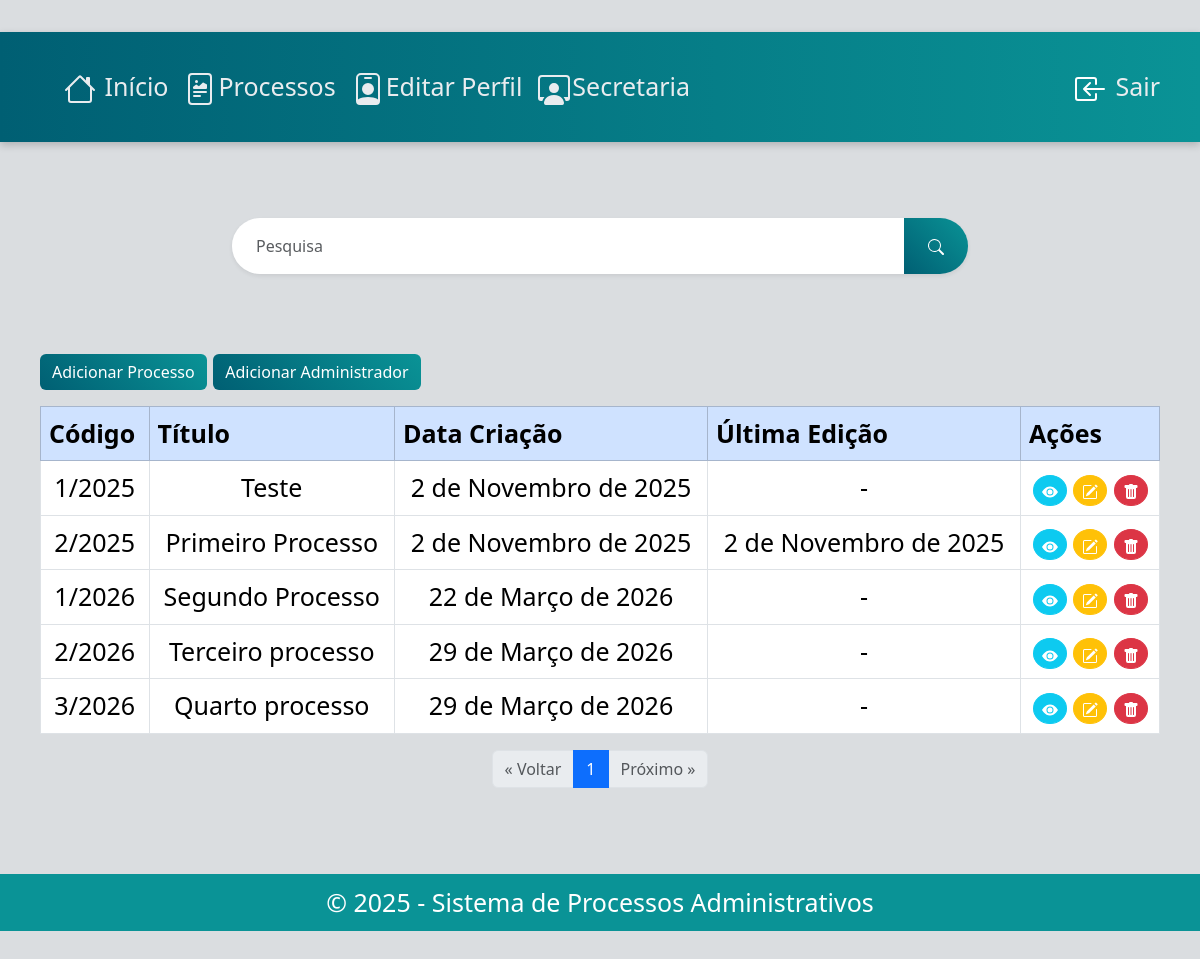
The app's page /processo/ (signed in) with its own data.
### processo/models.py (models this page shows, shortened)
class PessoaProcesso(models.Model):
    codigo = models.CharField(max_length=6)
    pessoa = models.ForeignKey(Pessoa, on_delete=models.CASCADE)
    processo = models.ForeignKey(Processo, on_delete=models.CASCADE)
    data_inicio = models.DateField(auto_now_add=True)
    data_termino = models.DateField(null=True)

class Processo(models.Model):
    titulo = models.CharField(max_length=100)
    data_criacao = models.DateField(auto_now_add=True)
    data_edicao = models.DateField(null=True, blank=True)
    descricao = models.TextField()

### processo/views.py (the view, shortened to what this page needs)
# urls.py: path('', views.listar_processos, name='lista_processos'),
@login_required
def listar_processos(request):
    processos_query = (
        PessoaProcesso.objects
        .values('processo')
        .annotate(ultimo_id=Max('id'))
    )
    ids = [p['ultimo_id'] for p in processos_query]
    processos = PessoaProcesso.objects.filter(id__in=ids)
    paginator = Paginator(processos, 10)
    page_number = request.GET.get('page')
    page_obj = paginator.get_page(page_number)
    return render(request, 'processo/lista_processos.html', {'page_obj': page_obj})

### processo/templates/processo/lista_processos.html (shortened to what this page needs)
{% extends "base.html" %}
{% load static %}
{% block content %}
        <div class="form-container">
            <form method="post">
                <div class="input-group mb-3 shadow-sm rounded-pill overflow-hidden">
                    <input type="text" class="form-control border-0 py-3 px-4" name="palavra" placeholder="Pesquisa" aria-label="Search term">
                    <button class="btn btn-primary px-4 search-btn" type="submit">
                        <img src="{% static "icons/search.svg" %}" class="bi bi-search animated-icon"></img>
                    </button>
                </div>
            </form>
        </div>
{% if user.is_authenticated %}
  {% if user.groups.all.0.name == "Funcionario" or user.groups.all.0.name == "Administrador" %}
    <a class="btn btn-primary mb-3" href="{% url 'adicionar_processo' %}">Adicionar Processo</a>
  {% endif %}
   {% if user.groups.all.0.name == "Administrador" %}
    <a class="btn btn-primary mb-3" href="{% url 'add_administrador' %}">Adicionar Administrador</a>
  {% endif %}
{% endif %}
<table class="table table-bordered">
    <thead class="table-primary">
        <tr>
            <th>Código</th>
            <th>Título</th>
            <th>Data Criação</th>
            <th>Última Edição</th>
            <th>Ações</th>
        </tr>
    </thead>
    <tbody>
        {% for processo in page_obj %}
          <td>{{ processo.codigo }}</td>
          <td>{{ processo.processo.titulo }}</td>
          <td>{{ processo.processo.data_criacao }}</td>
          <td>{{ processo.processo.data_edicao|default:"-" }}</td>
              <td>
                  {% if user.is_authenticated %}
                      {% if user.groups.all.0.name == "Funcionario"%}
                                  <a class="btn btn-info btn-sm redondo" href="{% url 'detalhe_processo' processo.processo.id %}">
                                      <svg xmlns="http://www.w3.org/2000/svg" width="16" height="16" fill="currentColor" class="bi bi-eye-fill" viewBox="0 0 16 16">
                                          <path d="M10.5 8a2.5 2.5 0 1 1-5 0 2.5 2.5 0 0 1 5 0"/>
                                          <path d="M0 8s3-5.5 8-5.5S16 8 16 8s-3 5.5-8 5.5S0 8 0 8m8 3.5a3.5 3.5 0 1 0 0-7 3.5 3.5 0 0 0 0 7"/>
                                      </svg>
                                  </a>
                                  <a class="btn btn-warning btn-sm redondo" href="{% url 'editar_processo' processo.processo.id %}">
                                      <svg xmlns="http://www.w3.org/2000/svg" width="16" height="16" fill="currentColor" class="bi bi-pencil-square" viewBox="0 0 16 16">
                                          <path d="M15.502 1.94a.5.5 0 0 1 0 .706L14.459 3.69l-2-2L13.502.646a.5.5 0 0 1 .707 0l1.293 1.293zm-1.75 2.456-2-2L4.939 9.21a.5.5 0 0 0-.121.196l-.805 2.414a.25.25 0 0 0 .316.316l2.414-.805a.5.5 0 0 0 .196-.12l6.813-6.814z"/>
                                          <path fill-rule="evenodd" d="M1 13.5A1.5 1.5 0 0 0 2.5 15h11a1.5 1.5 0 0 0 1.5-1.5v-6a.5.5 0 0 0-1 0v6a.5.5 0 0 1-.5.5h-11a.5.5 0 0 1-.5-.5v-11a.5.5 0 0 1 .5-.5H9a.5.5 0 0 0 0-1H2.5A1.5 1.5 0 0 0 1 2.5z"/>
                                      </svg>
                                  </a>
                                  {% elif user.groups.all.0.name == "Administrador" %}
                                  <a class="btn btn-info btn-sm redondo" href="{% url 'detalhe_processo' processo.processo.id %}">
                                      <svg xmlns="http://www.w3.org/2000/svg" width="16" height="16" fill="currentColor" class="bi bi-eye-fill" viewBox="0 0 16 16">
                                          <path d="M10.5 8a2.5 2.5 0 1 1-5 0 2.5 2.5 0 0 1 5 0"/>
                                          <path d="M0 8s3-5.5 8-5.5S16 8 16 8s-3 5.5-8 5.5S0 8 0 8m8 3.5a3.5 3.5 0 1 0 0-7 3.5 3.5 0 0 0 0 7"/>
                                      </svg>
                                  </a>
                                  <a class="btn btn-warning btn-sm redondo" href="{% url 'editar_processo' processo.processo.id %}">
                                  </a>
                                  <a class="btn btn-danger btn-sm redondo" href="{% url 'excluir_processo' processo.processo.id %}">
                                  </a>
                              {% endif %}
                      {% endif %}
              </td>
        {% endfor %}
    </tbody>
</table>
<nav aria-label="Page navigation">
  <ul class="pagination justify-content-center">
    {% if page_obj.has_previous %}
      <li class="page-item">
        <a class="page-link" href="?page={{ page_obj.previous_page_number }}" aria-label="Previous">
          &laquo; Voltar
        </a>
      </li>
    {% else %}
      <li class="page-item disabled">
        <span class="page-link">&laquo; Voltar</span>
      </li>
    {% endif %}
    {% for num in page_obj.paginator.page_range %}
      {% if page_obj.number == num %}
        <li class="page-item active"><span class="page-link">{{ num }}</span></li>
      {% elif num > page_obj.number|add:'-3' and num < page_obj.number|add:'3' %}
        <li class="page-item"><a class="page-link" href="?page={{ num }}">{{ num }}</a></li>
      {% endif %}
    {% endfor %}
    {% if page_obj.has_next %}
      <li class="page-item">
        <a class="page-link" href="?page={{ page_obj.next_page_number }}" aria-label="Next">
          Próximo &raquo;
        </a>
      </li>
    {% else %}
      <li class="page-item disabled">
        <span class="page-link">Próximo &raquo;</span>
      </li>
    {% endif %}
  </ul>
</nav>
{% endblock %}

### processo/static/processo/style.css (style rules this page uses)
body { background-color: #f8f9fa; padding: 2rem 0; font-size: 25px; }
.form-container { max-width: 800px; margin: 0 auto; padding: 2rem; border-radius: 10px; margin-bottom: 2rem; }
.search-btn { transition: all 0.3s; }
.animated-icon { transition: all 0.3s; }
.search-btn img { filter: invert(1); }
.btn svg { color: white; }
.redondo { border-radius: 100%; }

### static/style.css (style rules this page uses)
body { background-color: #dadde0ff; font-family: 'Segoe UI', sans-serif; }
.table thead { background-color: #0a9396; color: #fff; }
.btn-primary { background: linear-gradient(45deg, #005f73, #0a9396); border: none; }
table tbody td { text-align: center; }

### records on screen
PessoaProcesso: codigo "1/2025", processo.titulo "Teste", processo.data_criacao "2 de Novembro de 2025", processo.data_edicao "-"
PessoaProcesso: codigo "2/2025", processo.titulo "Primeiro Processo", processo.data_criacao "2 de Novembro de 2025", processo.data_edicao "2 de Novembro de 2025"
PessoaProcesso: codigo "1/2026", processo.titulo "Segundo Processo", processo.data_criacao "22 de Março de 2026", processo.data_edicao "-"
PessoaProcesso: codigo "2/2026", processo.titulo "Terceiro processo", processo.data_criacao "29 de Março de 2026", processo.data_edicao "-"
PessoaProcesso: codigo "3/2026", processo.titulo "Quarto processo", processo.data_criacao "29 de Março de 2026", processo.data_edicao "-"

### other values on screen
{{ num }} "1"
{{ year|default:"2025" }} "2025"
